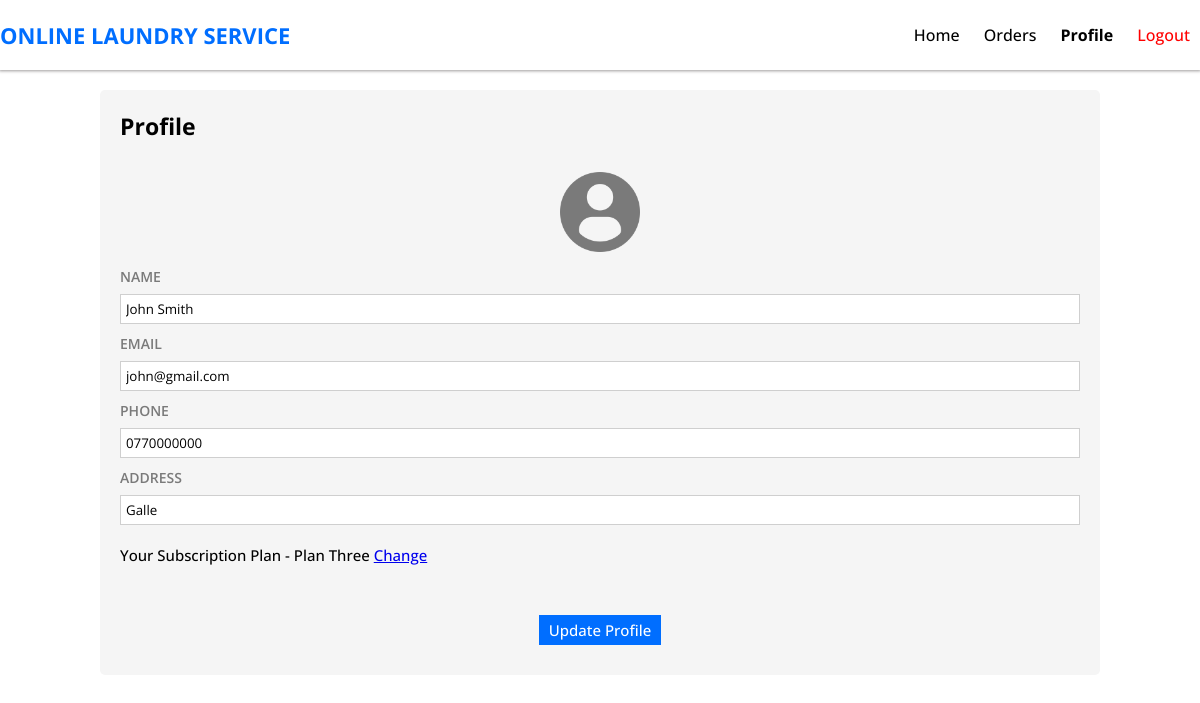
Page /profile.php (signed in) on the committed database.
### tables this page shows
CREATE TABLE `user` (
  `id` int(11) NOT NULL,
  `name` varchar(255) NOT NULL,
  `email` varchar(255) NOT NULL,
  `phone` varchar(255) NOT NULL,
  `subscription` varchar(255) NOT NULL,
  `address` varchar(255) NOT NULL,
  `password` varchar(255) NOT NULL
);

### profile.php (the view, shortened to what this page needs)
<?php
    include("include/connection.php");
    $userEmail = $_COOKIE['userEmail'];
    if(isset($userEmail))
    {
        $getUser = "select * from user where email='$userEmail'";
        $runUser = mysqli_query($con, $getUser);
        $row = mysqli_fetch_array($runUser);
        $name = $row['name'];
        $email = $row['email'];
        $address = $row['address'];
        $phone = $row['phone'];
        $subscription = $row['subscription'];
    }
?>
<!DOCTYPE html>
<html lang="en">
<head>
    <link rel="stylesheet" href="styles/profile.css" />
</head>
<body>
    <div class="wrapper">
    <div class="header-container">
            <div class="header">
                <h1 onclick="location.href='./index.php'">Online Laundry Service</h1>
                <div class="main-menu">
                    <ul>
                        <li><a href="./index.php">Home</a></li>
                        <li><a href="./orders.php">Orders</a></li>
                        <li><a href="./profile.php" style="font-weight: 700;">Profile</a></li>
                        <li id="logout-btn" style="color: red;">Logout</li>
                    </ul>
                </div>
            </div>
        </div>
        <div class="profile-container">
            <h1>Profile</h1>
            <div class="img-container">
                <img src="./images/user.png" alt="">
            </div>
            <form id="profileForm" method="POST" class="form" action="">
                <p>Name</p>
                <input id="name" type="text" name="name" value = "<?php echo (isset($name))?$name:'';?>">
                <p>Email</p>
                <input style="outline: none;" id="email" type="text" name="email" value = "<?php echo (isset($email))?$email:'';?>" readonly>
                <p>Phone</p>
                <input id="phone" type="text" name="phone" value = "<?php echo (isset($phone))?$phone:'';?>">
                <p>Address</p>
                <input id="address" type="text" name="address" value = "<?php echo (isset($address))?$address:'';?>">
                <h4> Your Subscription Plan - <?php echo $subscription ?> <a href="./subscription.php">Change</a></h4>
                <div class="button-container">
                    <button id="update-btn" type="button"> Update Profile</button>
                </div>
            </form>
        </div>
    </div>
</body>
</html>

### styles/profile.css (style rules this page uses)
* { padding: 0; margin: 0; font-family: 'Open Sans', sans-serif; box-sizing: border-box; }
body { background-color: rgb(255, 255, 255); }
.header-container { background-color: white; box-shadow: 0px 0px 3px 1px #9e9b9b; position: sticky; top: 0; z-index: 999; }
.header { width: 100%; max-width: 1200px; margin-left: auto; margin-right: auto; display: grid; grid-template-columns: max-content auto; align-items: center; height: 70px; }
.header h1 { text-transform: uppercase; font-size: 22px; color: rgb(0, 110, 255); cursor: pointer; }
.header .main-menu { display: grid; justify-content: right; }
.header ul li { display: inline-block; margin: 10px; font-weight: 500; cursor: pointer; }
.header ul li a { text-decoration: none; color: black; }
.profile-container { margin-left: auto; margin-right: auto; max-width: 1000px; background-color: #f5f5f5; margin-top: 20px; border-radius: 5px; padding: 20px; margin-bottom: 80px; }
.profile-container h1 { font-size: 23px; margin-bottom: 30px; }
.profile-container img { width: 80px; }
.profile-container .img-container { text-align: center; opacity: 0.5; }
.profile-container p { margin-top: 10px; font-weight: 600; margin-bottom: 8px; font-size: 14px; color: #7a7a7a; text-transform: uppercase; }
.profile-container input[type=text] { padding: 5px; width: 100%; border: 1px solid rgb(207, 207, 207); }
.profile-container .button-container { text-align: center; margin-top: 20px; }
.profile-container h4 { font-weight: 500; margin-top: 20px; font-size: 15px; }
.profile-container button { background-color: rgb(0, 110, 255); color: white; padding: 5px 10px; border: none; outline: none; font-size: 15px; font-weight: 500; margin-bottom: 10px; margin-top: 30px; cursor: pointer; }

### rows in the picture
user: name "John Smith", email "john@gmail.com", phone "0770000000", address "Galle", subscription "Plan Three"
